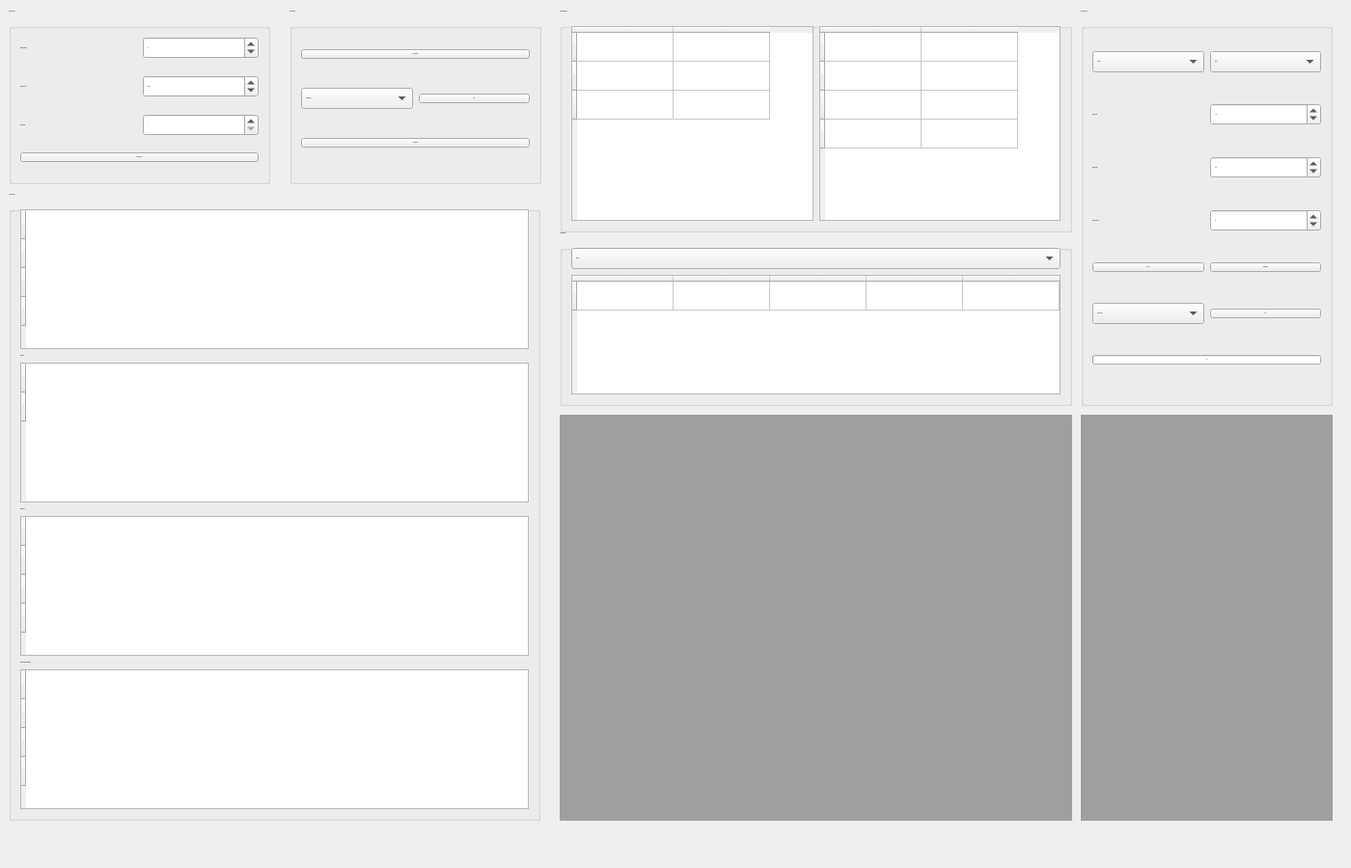
<?xml version="1.0" encoding="UTF-8"?>
<ui version="4.0">
 <class>MCM</class>
 <widget class="QWidget" name="MCM">
  <property name="geometry">
   <rect>
    <x>0</x>
    <y>0</y>
    <width>1400</width>
    <height>900</height>
   </rect>
  </property>
  <property name="sizePolicy">
   <sizepolicy hsizetype="Preferred" vsizetype="Preferred">
    <horstretch>0</horstretch>
    <verstretch>0</verstretch>
   </sizepolicy>
  </property>
  <property name="maximumSize">
   <size>
    <width>1400</width>
    <height>900</height>
   </size>
  </property>
  <property name="font">
   <font>
    <family>Calibri</family>
    <pointsize>-1</pointsize>
    <weight>50</weight>
    <italic>false</italic>
    <bold>false</bold>
   </font>
  </property>
  <property name="windowTitle">
   <string>MCM</string>
  </property>
  <property name="styleSheet">
   <string notr="true">font: 20px &quot;Calibri&quot;;</string>
  </property>
  <widget class="QMdiArea" name="mdiArea_output">
   <property name="geometry">
    <rect>
     <x>1120</x>
     <y>430</y>
     <width>261</width>
     <height>421</height>
    </rect>
   </property>
   <property name="font">
    <font>
     <family>Calibri</family>
     <pointsize>-1</pointsize>
     <weight>50</weight>
     <italic>false</italic>
     <bold>false</bold>
    </font>
   </property>
  </widget>
  <widget class="QMdiArea" name="mdiArea_plot">
   <property name="geometry">
    <rect>
     <x>580</x>
     <y>430</y>
     <width>531</width>
     <height>421</height>
    </rect>
   </property>
   <property name="verticalScrollBarPolicy">
    <enum>Qt::ScrollBarAsNeeded</enum>
   </property>
   <property name="horizontalScrollBarPolicy">
    <enum>Qt::ScrollBarAsNeeded</enum>
   </property>
   <property name="sizeAdjustPolicy">
    <enum>QAbstractScrollArea::AdjustToContents</enum>
   </property>
  </widget>
  <widget class="QGroupBox" name="groupBox">
   <property name="geometry">
    <rect>
     <x>9</x>
     <y>200</y>
     <width>551</width>
     <height>651</height>
    </rect>
   </property>
   <property name="minimumSize">
    <size>
     <width>271</width>
     <height>571</height>
    </size>
   </property>
   <property name="font">
    <font>
     <family>Calibri</family>
     <pointsize>-1</pointsize>
     <weight>50</weight>
     <italic>false</italic>
     <bold>false</bold>
    </font>
   </property>
   <property name="title">
    <string>Rate parameters</string>
   </property>
   <layout class="QGridLayout" name="gridLayout">
    <item row="4" column="0">
     <widget class="QTableWidget" name="tableWidget_3">
      <property name="font">
       <font>
        <family>Calibri</family>
        <pointsize>-1</pointsize>
        <weight>50</weight>
        <italic>false</italic>
        <bold>false</bold>
       </font>
      </property>
      <property name="sizeAdjustPolicy">
       <enum>QAbstractScrollArea::AdjustToContents</enum>
      </property>
      <property name="rowCount">
       <number>4</number>
      </property>
      <row/>
      <row/>
      <row/>
      <row/>
     </widget>
    </item>
    <item row="1" column="0">
     <widget class="QLabel" name="label_2">
      <property name="font">
       <font>
        <family>Calibri</family>
        <pointsize>-1</pointsize>
        <weight>50</weight>
        <italic>false</italic>
        <bold>false</bold>
        <underline>false</underline>
       </font>
      </property>
      <property name="text">
       <string>Slip bond</string>
      </property>
     </widget>
    </item>
    <item row="2" column="0">
     <widget class="QTableWidget" name="tableWidget_2">
      <property name="font">
       <font>
        <family>Calibri</family>
        <pointsize>-1</pointsize>
        <weight>50</weight>
        <italic>false</italic>
        <bold>false</bold>
       </font>
      </property>
      <property name="sizeAdjustPolicy">
       <enum>QAbstractScrollArea::AdjustToContents</enum>
      </property>
      <property name="rowCount">
       <number>2</number>
      </property>
      <row/>
      <row/>
     </widget>
    </item>
    <item row="3" column="0">
     <widget class="QLabel" name="label_3">
      <property name="font">
       <font>
        <family>Calibri</family>
        <pointsize>-1</pointsize>
        <weight>50</weight>
        <italic>false</italic>
        <bold>false</bold>
        <underline>false</underline>
       </font>
      </property>
      <property name="text">
       <string>Catch bond</string>
      </property>
     </widget>
    </item>
    <item row="5" column="0">
     <widget class="QLabel" name="label_4">
      <property name="font">
       <font>
        <family>Calibri</family>
        <pointsize>-1</pointsize>
        <weight>50</weight>
        <italic>false</italic>
        <bold>false</bold>
        <underline>false</underline>
       </font>
      </property>
      <property name="text">
       <string>Tension mediated feedback</string>
      </property>
     </widget>
    </item>
    <item row="0" column="0">
     <widget class="QTableWidget" name="tableWidget_1">
      <property name="font">
       <font>
        <family>Calibri</family>
        <pointsize>-1</pointsize>
        <weight>50</weight>
        <italic>false</italic>
        <bold>false</bold>
       </font>
      </property>
      <property name="sizeAdjustPolicy">
       <enum>QAbstractScrollArea::AdjustToContents</enum>
      </property>
      <property name="rowCount">
       <number>4</number>
      </property>
      <row/>
      <row/>
      <row/>
      <row/>
     </widget>
    </item>
    <item row="6" column="0">
     <widget class="QTableWidget" name="tableWidget_4">
      <property name="font">
       <font>
        <family>Calibri</family>
        <pointsize>-1</pointsize>
        <weight>50</weight>
        <italic>false</italic>
        <bold>false</bold>
       </font>
      </property>
      <property name="sizeAdjustPolicy">
       <enum>QAbstractScrollArea::AdjustToContents</enum>
      </property>
      <property name="rowCount">
       <number>4</number>
      </property>
      <row/>
      <row/>
      <row/>
      <row/>
     </widget>
    </item>
   </layout>
  </widget>
  <widget class="QGroupBox" name="groupBox_2">
   <property name="geometry">
    <rect>
     <x>580</x>
     <y>10</y>
     <width>531</width>
     <height>231</height>
    </rect>
   </property>
   <property name="font">
    <font>
     <family>Calibri</family>
     <pointsize>-1</pointsize>
     <weight>50</weight>
     <italic>false</italic>
     <bold>false</bold>
    </font>
   </property>
   <property name="title">
    <string>Myosin parameters</string>
   </property>
   <layout class="QGridLayout" name="gridLayout_2">
    <item row="0" column="0">
     <widget class="QTableWidget" name="tableWidget_6">
      <property name="font">
       <font>
        <family>Calibri</family>
        <pointsize>-1</pointsize>
        <weight>50</weight>
        <italic>false</italic>
        <bold>false</bold>
       </font>
      </property>
      <property name="sizeAdjustPolicy">
       <enum>QAbstractScrollArea::AdjustToContents</enum>
      </property>
      <property name="rowCount">
       <number>3</number>
      </property>
      <property name="columnCount">
       <number>2</number>
      </property>
      <row/>
      <row/>
      <row/>
      <column/>
      <column/>
     </widget>
    </item>
    <item row="0" column="1">
     <widget class="QTableWidget" name="tableWidget_7">
      <property name="font">
       <font>
        <family>Calibri</family>
        <pointsize>-1</pointsize>
        <weight>50</weight>
        <italic>false</italic>
        <bold>false</bold>
       </font>
      </property>
      <property name="sizeAdjustPolicy">
       <enum>QAbstractScrollArea::AdjustToContents</enum>
      </property>
      <property name="rowCount">
       <number>4</number>
      </property>
      <property name="columnCount">
       <number>2</number>
      </property>
      <row/>
      <row/>
      <row/>
      <row/>
      <column/>
      <column/>
     </widget>
    </item>
   </layout>
  </widget>
  <widget class="QGroupBox" name="groupBox_3">
   <property name="geometry">
    <rect>
     <x>9</x>
     <y>10</y>
     <width>271</width>
     <height>181</height>
    </rect>
   </property>
   <property name="minimumSize">
    <size>
     <width>271</width>
     <height>155</height>
    </size>
   </property>
   <property name="maximumSize">
    <size>
     <width>271</width>
     <height>181</height>
    </size>
   </property>
   <property name="font">
    <font>
     <family>Calibri</family>
     <pointsize>-1</pointsize>
     <weight>50</weight>
     <italic>false</italic>
     <bold>false</bold>
    </font>
   </property>
   <property name="title">
    <string>Base parameters</string>
   </property>
   <layout class="QGridLayout" name="gridLayout_3">
    <item row="1" column="1">
     <widget class="QSpinBox" name="spinBox_simulation_cycle">
      <property name="font">
       <font>
        <family>Calibri</family>
        <pointsize>-1</pointsize>
        <weight>50</weight>
        <italic>false</italic>
        <bold>false</bold>
       </font>
      </property>
      <property name="maximum">
       <number>1000000</number>
      </property>
      <property name="value">
       <number>50000</number>
      </property>
     </widget>
    </item>
    <item row="2" column="1">
     <widget class="QSpinBox" name="spinBox_type_number">
      <property name="font">
       <font>
        <family>Calibri</family>
        <pointsize>-1</pointsize>
        <weight>50</weight>
        <italic>false</italic>
        <bold>false</bold>
       </font>
      </property>
      <property name="minimum">
       <number>1</number>
      </property>
      <property name="maximum">
       <number>100</number>
      </property>
     </widget>
    </item>
    <item row="1" column="0">
     <widget class="QLabel" name="label_simulation_cycle">
      <property name="font">
       <font>
        <family>Calibri</family>
        <pointsize>-1</pointsize>
        <weight>50</weight>
        <italic>false</italic>
        <bold>false</bold>
       </font>
      </property>
      <property name="text">
       <string>Simulation cycle</string>
      </property>
     </widget>
    </item>
    <item row="0" column="1">
     <widget class="QSpinBox" name="spinBox_num_links">
      <property name="font">
       <font>
        <family>Calibri</family>
        <pointsize>-1</pointsize>
        <weight>50</weight>
        <italic>false</italic>
        <bold>false</bold>
       </font>
      </property>
      <property name="minimum">
       <number>1</number>
      </property>
      <property name="maximum">
       <number>500</number>
      </property>
      <property name="value">
       <number>50</number>
      </property>
     </widget>
    </item>
    <item row="2" column="0">
     <widget class="QLabel" name="label_type_number">
      <property name="font">
       <font>
        <family>Calibri</family>
        <pointsize>-1</pointsize>
        <weight>50</weight>
        <italic>false</italic>
        <bold>false</bold>
       </font>
      </property>
      <property name="text">
       <string>Type number</string>
      </property>
     </widget>
    </item>
    <item row="0" column="0">
     <widget class="QLabel" name="label_num_links">
      <property name="font">
       <font>
        <family>Calibri</family>
        <pointsize>-1</pointsize>
        <weight>50</weight>
        <italic>false</italic>
        <bold>false</bold>
       </font>
      </property>
      <property name="text">
       <string>Receptor number</string>
      </property>
      <property name="scaledContents">
       <bool>true</bool>
      </property>
     </widget>
    </item>
    <item row="3" column="0" colspan="2">
     <widget class="QPushButton" name="pushButton_para">
      <property name="font">
       <font>
        <family>Calibri</family>
        <pointsize>-1</pointsize>
        <weight>50</weight>
        <italic>false</italic>
        <bold>false</bold>
       </font>
      </property>
      <property name="text">
       <string>Set parameters</string>
      </property>
     </widget>
    </item>
   </layout>
  </widget>
  <widget class="QGroupBox" name="groupBox_4">
   <property name="geometry">
    <rect>
     <x>580</x>
     <y>240</y>
     <width>531</width>
     <height>181</height>
    </rect>
   </property>
   <property name="font">
    <font>
     <family>Calibri</family>
     <pointsize>-1</pointsize>
     <weight>50</weight>
     <italic>false</italic>
     <bold>false</bold>
    </font>
   </property>
   <property name="title">
    <string>ECM parameters</string>
   </property>
   <layout class="QGridLayout" name="gridLayout_4">
    <item row="0" column="0">
     <widget class="QComboBox" name="comboBox_4">
      <property name="font">
       <font>
        <family>Calibri</family>
        <pointsize>-1</pointsize>
        <weight>50</weight>
        <italic>false</italic>
        <bold>false</bold>
       </font>
      </property>
      <item>
       <property name="text">
        <string>Elasticity</string>
       </property>
      </item>
      <item>
       <property name="text">
        <string>Viscosity</string>
       </property>
      </item>
      <item>
       <property name="text">
        <string>Viscoelasticity</string>
       </property>
      </item>
      <item>
       <property name="text">
        <string>Viscoplasticity</string>
       </property>
      </item>
     </widget>
    </item>
    <item row="1" column="0">
     <widget class="QTableWidget" name="tableWidget_5">
      <property name="font">
       <font>
        <family>Calibri</family>
        <pointsize>-1</pointsize>
        <weight>50</weight>
        <italic>false</italic>
        <bold>false</bold>
       </font>
      </property>
      <property name="sizeAdjustPolicy">
       <enum>QAbstractScrollArea::AdjustToContents</enum>
      </property>
      <property name="rowCount">
       <number>1</number>
      </property>
      <property name="columnCount">
       <number>5</number>
      </property>
      <row/>
      <column/>
      <column/>
      <column/>
      <column/>
      <column/>
     </widget>
    </item>
   </layout>
  </widget>
  <widget class="QGroupBox" name="groupBox_5">
   <property name="geometry">
    <rect>
     <x>300</x>
     <y>10</y>
     <width>261</width>
     <height>181</height>
    </rect>
   </property>
   <property name="minimumSize">
    <size>
     <width>261</width>
     <height>181</height>
    </size>
   </property>
   <property name="maximumSize">
    <size>
     <width>261</width>
     <height>211</height>
    </size>
   </property>
   <property name="font">
    <font>
     <family>Calibri</family>
     <pointsize>-1</pointsize>
     <weight>50</weight>
     <italic>false</italic>
     <bold>false</bold>
    </font>
   </property>
   <property name="title">
    <string>Main processes</string>
   </property>
   <layout class="QGridLayout" name="gridLayout_5">
    <item row="1" column="1">
     <widget class="QPushButton" name="pushButton_plot_1">
      <property name="font">
       <font>
        <family>Calibri</family>
        <pointsize>-1</pointsize>
        <weight>50</weight>
        <italic>false</italic>
        <bold>false</bold>
       </font>
      </property>
      <property name="text">
       <string>Plot</string>
      </property>
     </widget>
    </item>
    <item row="1" column="0">
     <widget class="QComboBox" name="comboBox">
      <property name="font">
       <font>
        <family>Calibri</family>
        <pointsize>-1</pointsize>
        <weight>50</weight>
        <italic>false</italic>
        <bold>false</bold>
       </font>
      </property>
      <property name="currentIndex">
       <number>0</number>
      </property>
      <item>
       <property name="text">
        <string>Cell adhesion</string>
       </property>
      </item>
      <item>
       <property name="text">
        <string>Actin flow</string>
       </property>
      </item>
      <item>
       <property name="text">
        <string>Traction force</string>
       </property>
      </item>
      <item>
       <property name="text">
        <string>Active receptors</string>
       </property>
      </item>
     </widget>
    </item>
    <item row="2" column="0" colspan="2">
     <widget class="QPushButton" name="pushButton_save_1">
      <property name="font">
       <font>
        <family>Calibri</family>
        <pointsize>-1</pointsize>
        <weight>50</weight>
        <italic>false</italic>
        <bold>false</bold>
       </font>
      </property>
      <property name="text">
       <string>Save Results</string>
      </property>
     </widget>
    </item>
    <item row="0" column="0" colspan="2">
     <widget class="QPushButton" name="pushButton_run">
      <property name="font">
       <font>
        <family>Calibri</family>
        <pointsize>-1</pointsize>
        <weight>50</weight>
        <italic>false</italic>
        <bold>false</bold>
       </font>
      </property>
      <property name="text">
       <string>Run simulator</string>
      </property>
      <property name="autoExclusive">
       <bool>true</bool>
      </property>
     </widget>
    </item>
   </layout>
  </widget>
  <widget class="QGroupBox" name="groupBox_6">
   <property name="geometry">
    <rect>
     <x>1120</x>
     <y>10</y>
     <width>261</width>
     <height>411</height>
    </rect>
   </property>
   <property name="minimumSize">
    <size>
     <width>237</width>
     <height>211</height>
    </size>
   </property>
   <property name="maximumSize">
    <size>
     <width>261</width>
     <height>411</height>
    </size>
   </property>
   <property name="font">
    <font>
     <family>Calibri</family>
     <pointsize>-1</pointsize>
     <weight>50</weight>
     <italic>false</italic>
     <bold>false</bold>
    </font>
   </property>
   <property name="title">
    <string>Parametric analysis</string>
   </property>
   <layout class="QGridLayout" name="gridLayout_6">
    <item row="1" column="0">
     <widget class="QLabel" name="label_11">
      <property name="font">
       <font>
        <family>Calibri</family>
        <pointsize>-1</pointsize>
        <weight>50</weight>
        <italic>false</italic>
        <bold>false</bold>
       </font>
      </property>
      <property name="text">
       <string>Lower bound</string>
      </property>
     </widget>
    </item>
    <item row="0" column="1">
     <widget class="QComboBox" name="comboBox_5">
      <property name="font">
       <font>
        <family>Calibri</family>
        <pointsize>-1</pointsize>
        <weight>50</weight>
        <italic>false</italic>
        <bold>false</bold>
       </font>
      </property>
      <item>
       <property name="text">
        <string>log(E1)</string>
       </property>
      </item>
      <item>
       <property name="text">
        <string>log(E2)</string>
       </property>
      </item>
      <item>
       <property name="text">
        <string>log(R1)</string>
       </property>
      </item>
      <item>
       <property name="text">
        <string>log(R2)</string>
       </property>
      </item>
     </widget>
    </item>
    <item row="5" column="0">
     <widget class="QComboBox" name="comboBox_2">
      <property name="font">
       <font>
        <family>Calibri</family>
        <pointsize>-1</pointsize>
        <weight>50</weight>
        <italic>false</italic>
        <bold>false</bold>
       </font>
      </property>
      <property name="currentIndex">
       <number>0</number>
      </property>
      <item>
       <property name="text">
        <string>Cell adhesion</string>
       </property>
      </item>
      <item>
       <property name="text">
        <string>Traction force</string>
       </property>
      </item>
      <item>
       <property name="text">
        <string>Actin flow</string>
       </property>
      </item>
      <item>
       <property name="text">
        <string>Active receptors</string>
       </property>
      </item>
     </widget>
    </item>
    <item row="2" column="0">
     <widget class="QLabel" name="label_12">
      <property name="font">
       <font>
        <family>Calibri</family>
        <pointsize>-1</pointsize>
        <weight>50</weight>
        <italic>false</italic>
        <bold>false</bold>
       </font>
      </property>
      <property name="text">
       <string>Upper bound</string>
      </property>
     </widget>
    </item>
    <item row="4" column="0">
     <widget class="QPushButton" name="pushButton_analysis">
      <property name="font">
       <font>
        <family>Calibri</family>
        <pointsize>-1</pointsize>
        <weight>50</weight>
        <italic>false</italic>
        <bold>false</bold>
       </font>
      </property>
      <property name="text">
       <string>Analysis</string>
      </property>
     </widget>
    </item>
    <item row="0" column="0">
     <widget class="QComboBox" name="comboBox_6">
      <property name="font">
       <font>
        <family>Calibri</family>
        <pointsize>-1</pointsize>
        <weight>50</weight>
        <italic>false</italic>
        <bold>false</bold>
       </font>
      </property>
      <item>
       <property name="text">
        <string>Elasticity</string>
       </property>
      </item>
      <item>
       <property name="text">
        <string>Viscosity</string>
       </property>
      </item>
      <item>
       <property name="text">
        <string>Viscoelasticity</string>
       </property>
      </item>
      <item>
       <property name="text">
        <string>Viscoplasticity</string>
       </property>
      </item>
     </widget>
    </item>
    <item row="3" column="1">
     <widget class="QDoubleSpinBox" name="doubleSpinBox_3">
      <property name="font">
       <font>
        <family>Calibri</family>
        <pointsize>-1</pointsize>
        <weight>50</weight>
        <italic>false</italic>
        <bold>false</bold>
       </font>
      </property>
      <property name="decimals">
       <number>0</number>
      </property>
      <property name="singleStep">
       <double>1.000000000000000</double>
      </property>
      <property name="value">
       <double>20.000000000000000</double>
      </property>
     </widget>
    </item>
    <item row="5" column="1">
     <widget class="QPushButton" name="pushButton_plot_2">
      <property name="font">
       <font>
        <family>Calibri</family>
        <pointsize>-1</pointsize>
        <weight>50</weight>
        <italic>false</italic>
        <bold>false</bold>
       </font>
      </property>
      <property name="text">
       <string>Plot</string>
      </property>
     </widget>
    </item>
    <item row="1" column="1">
     <widget class="QDoubleSpinBox" name="doubleSpinBox_1">
      <property name="font">
       <font>
        <family>Calibri</family>
        <pointsize>-1</pointsize>
        <weight>50</weight>
        <italic>false</italic>
        <bold>false</bold>
       </font>
      </property>
      <property name="decimals">
       <number>2</number>
      </property>
      <property name="minimum">
       <double>-10.000000000000000</double>
      </property>
      <property name="maximum">
       <double>10.000000000000000</double>
      </property>
      <property name="singleStep">
       <double>0.100000000000000</double>
      </property>
      <property name="value">
       <double>-2.000000000000000</double>
      </property>
     </widget>
    </item>
    <item row="4" column="1">
     <widget class="QPushButton" name="pushButton_save_2">
      <property name="font">
       <font>
        <family>Calibri</family>
        <pointsize>-1</pointsize>
        <weight>50</weight>
        <italic>false</italic>
        <bold>false</bold>
       </font>
      </property>
      <property name="text">
       <string>Save Results</string>
      </property>
     </widget>
    </item>
    <item row="3" column="0">
     <widget class="QLabel" name="label_13">
      <property name="font">
       <font>
        <family>Calibri</family>
        <pointsize>-1</pointsize>
        <weight>50</weight>
        <italic>false</italic>
        <bold>false</bold>
       </font>
      </property>
      <property name="text">
       <string>Interval number</string>
      </property>
     </widget>
    </item>
    <item row="2" column="1">
     <widget class="QDoubleSpinBox" name="doubleSpinBox_2">
      <property name="font">
       <font>
        <family>Calibri</family>
        <pointsize>-1</pointsize>
        <weight>50</weight>
        <italic>false</italic>
        <bold>false</bold>
       </font>
      </property>
      <property name="minimum">
       <double>-10.000000000000000</double>
      </property>
      <property name="maximum">
       <double>10.000000000000000</double>
      </property>
      <property name="singleStep">
       <double>0.100000000000000</double>
      </property>
      <property name="value">
       <double>2.000000000000000</double>
      </property>
     </widget>
    </item>
    <item row="6" column="0" colspan="2">
     <widget class="QProgressBar" name="progressBar">
      <property name="value">
       <number>0</number>
      </property>
     </widget>
    </item>
   </layout>
  </widget>
 </widget>
 <resources/>
 <connections/>
</ui>
